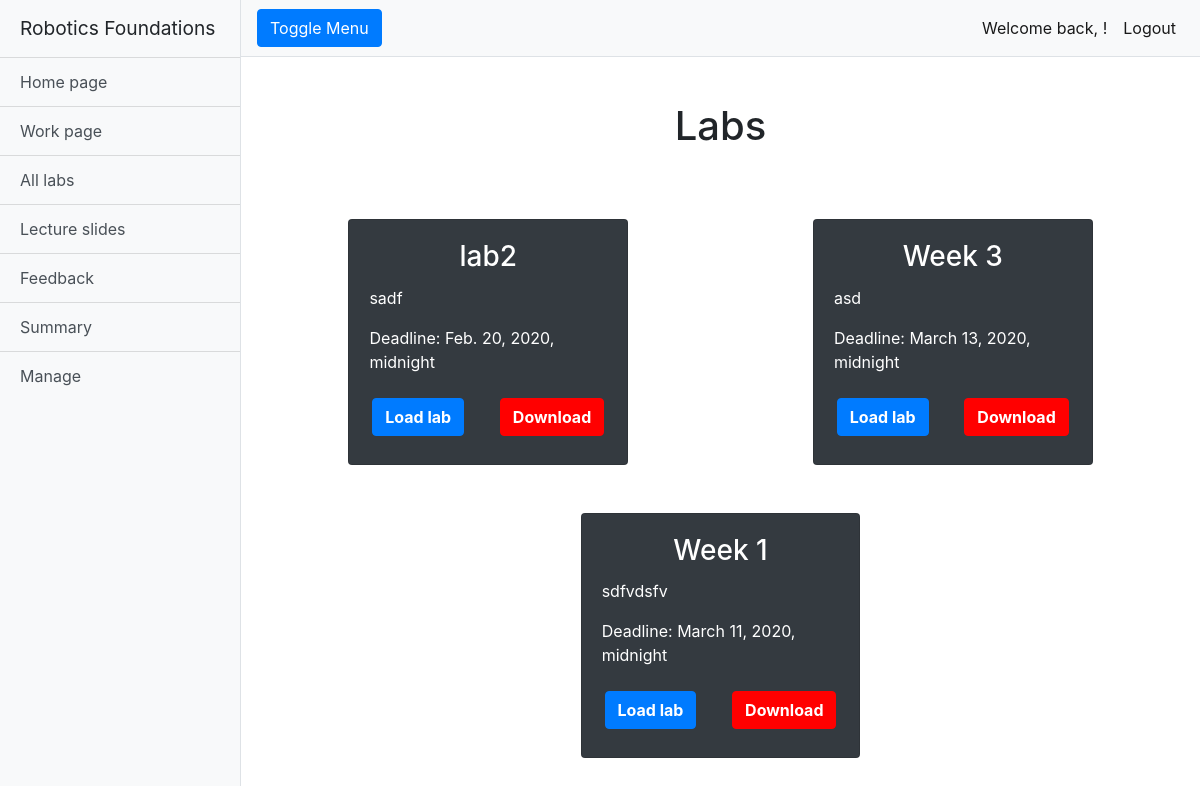
Before: /rfwa/alllabs/ (signed in) with the older database file.
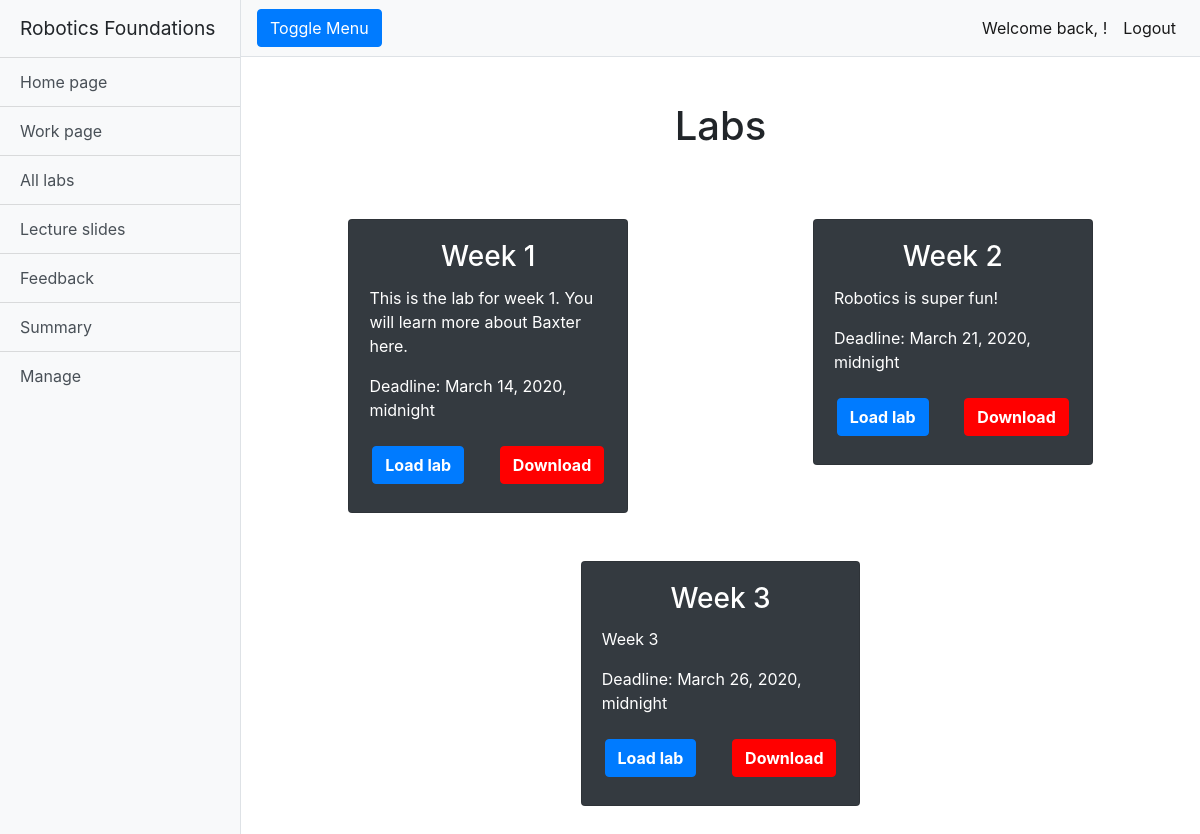
After: the same page with the newer database file.
### rfwa/models.py (models this page shows, shortened)
class Lab(models.Model):
    name = models.CharField(max_length=128)
    description = models.TextField(max_length=2048)
    open_Date = models.DateTimeField(timezone.now())
    close_Date = models.DateTimeField(timezone.now())
    lab_Files = models.FileField(upload_to='labs/')
    slug = models.SlugField(primary_key=True, blank=True)

### rfwa/views.py (the view)
# urls.py: path('alllabs/', views.alllabs, name='alllabs'),
@login_required
def alllabs(request):
    labs = Lab.objects.order_by('open_Date')
    return render(request, 'rfwa/alllabs.html', {'labs': labs})

### templates/rfwa/alllabs.html (shortened to what this page needs)
{% extends "rfwa/base.html" %}
{% load staticfiles %}
{% block extra_head %}
<link href="{% static 'css/button.css' %}" rel="stylesheet">
{% endblock %}
{% block body_block %}
<div class="container-fluid">
  <h1 class="mt-4">Labs</h1>
  {% if labs %}
  <div class="container-fluid mt-5">
    {% for lab in labs %}
    {% cycle 'row' '' as row silent %}
    {% if row %}
    <div class="row justify-content-around">
      {% endif %}
      <div class="col-sm-10 col-md-10 col-lg-4 mb-5">
        <div class="card bg-dark text-white mx-auto">
          <div class="card-body text-center">
            <h3 class="card-title">{{lab.name}}</h3>
            <p class="card-text text-left">{{lab.description}}</p>
            <p class="card-text text-left">Deadline: {{lab.close_Date}}</p>
            <div class="row pb-2 justify-content-around mt-4">
              <button class="btn btn-primary font-weight-bold load-lab-button" value="{{ lab.lab_Files.path }}">Load
                lab</button>
              <a class="btn btn-primary-red font-weight-bold" href="{% url  'download_lab' lab.slug %}">Download</a>
            </div>
          </div>
        </div>
      </div>
      {% if not row %}
    </div>
    {% endif %}
    {% endfor %}
    {% else %}
    <h2 class="text-center mt-5">There are no labs uploaded.</h2>
    {% endif %}
  </div>
</div>
{% endblock %}

Changed rows visible on the page:
removed Lab: name "lab2", description "sadf", close_Date "Feb. 20, 2020, midnight"
changed Lab "Week 1": description "sdfvdsfv" → "This is the lab for week 1. You will learn more about Baxter here."; close_Date "March 11, 2020, midnight" → "March 14, 2020, midnight"; moves up the list
added Lab: name "Week 2", description "Robotics is super fun!", close_Date "March 21, 2020, midnight"
changed Lab "Week 3": description "asd" → "Week 3"; close_Date "March 13, 2020, midnight" → "March 26, 2020, midnight"
